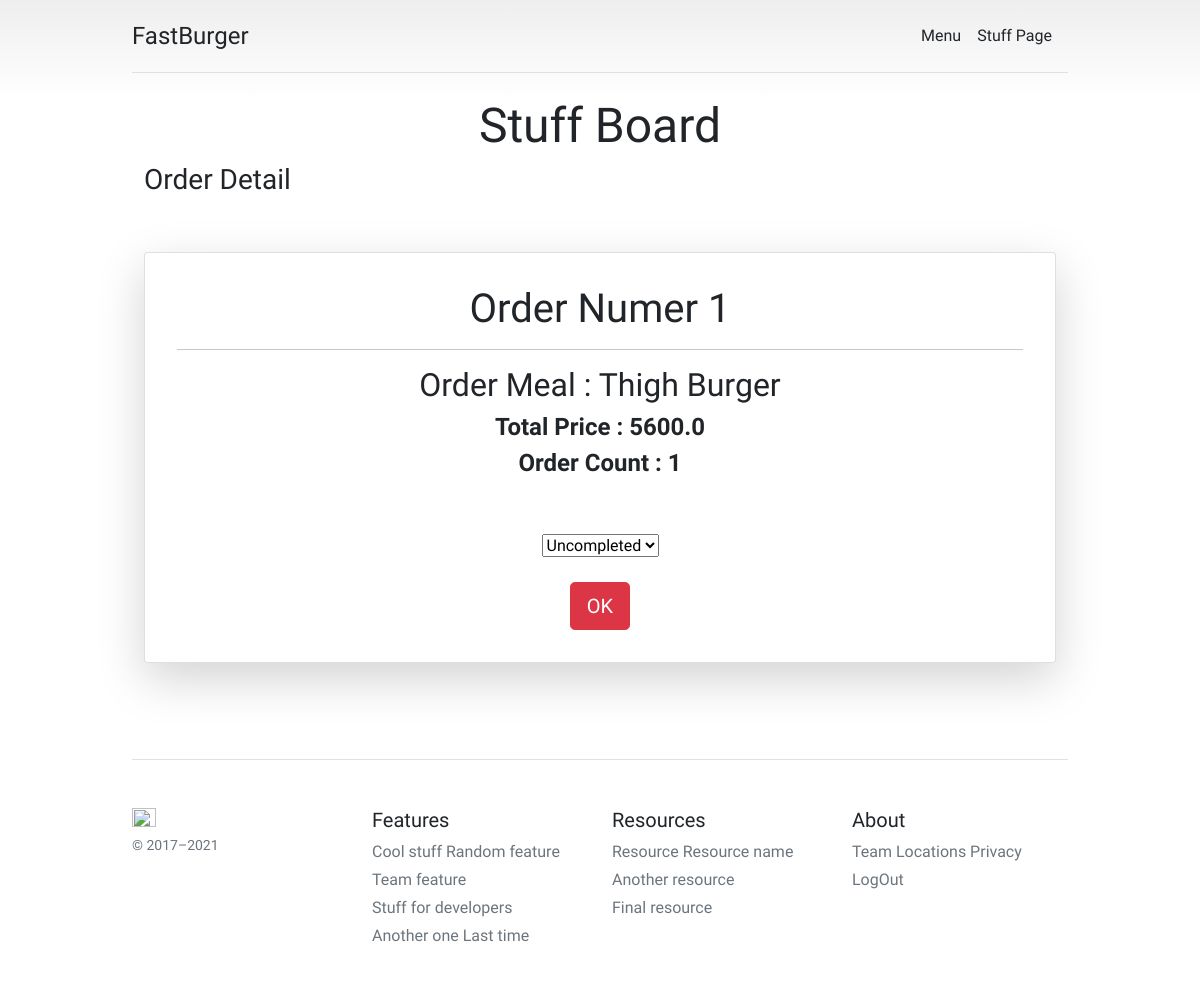
/orders/order_detail/1 (signed in), run on the app's committed database.
### Order/models.py (models this page shows, shortened)
class testOrder(models.Model):
    food    = models.ForeignKey(Food, on_delete=models.CASCADE)
    count   = models.IntegerField(default=1)
    price   = models.FloatField()
    order_t = models.ForeignKey(testOrderType,  on_delete=models.CASCADE, default=1)
    created_at = models.DateTimeField(auto_now_add=True)
    Completed_Status = 1
    UnCompleted_Status = 0
    STATUS_CHOICES = (
        (Completed_Status, 'Completed'),
        (UnCompleted_Status, 'Uncompleted'),
    )
    status = models.IntegerField(choices=STATUS_CHOICES, default=UnCompleted_Status)

### Meal/models.py (models this page shows, shortened)
class Food(models.Model):
    food_name   = models.CharField(max_length=255)
    food_price  = models.FloatField()
    img         = models.ImageField(blank=True, null=True)
    category    = models.ForeignKey(Category, on_delete=models.CASCADE)
    created_at  = models.DateTimeField(auto_now_add=True)

### Order/views.py (the view)
# urls.py: path('order_detail/<int:pk>', views.complete_order, name='order_detail'),
@login_required(login_url='stuff_board')
def complete_order(request, pk):
    orderObj = get_object_or_404(testOrder, pk=pk)
    form = OrderCompleteForm()
    if request.method == 'POST':
        form = OrderCompleteForm(request.POST or None, instance=orderObj)
        if form.is_valid():
            form.save()
            return redirect('order_board')
    context = {
        'order': orderObj,
        'form': form
    }
    return render(request, 'orders/order_detail.html', context)

### Order/forms.py
class OrderCompleteForm(ModelForm):
    class Meta:
        model = testOrder
        fields = ['status']

### templates/orders/order_detail.html (shortened to what this page needs)
{% extends "base/base.html" %}
{% block content %}
    <div class="container" >
        <h1 style="font-size: 48px; text-align: center;" >Stuff Board</h1>
        <h3>Order Detail</h3>
        <br>
        <br>
        <div class="row row-cols-1 row-cols-md-1 g-4">
            <div class="col">
                    <div class="card shadow-lg p-3 mb-5 bg-white rounded">
                        <div class="card-body" style="text-align: center;">
                            <form action="" method="POST">
                                <h1>Order Numer {{order.id}}</h1>
                            <hr>
                            <h2>Order Meal : {{order.food.food_name}}</h2>
                            <h4>Total Price : {{order.food.food_price}} </h4>
                            <h4>Order Count : {{order.count}}</h4>
                                <br>
                                <br>
                                {{form.status}}
                                <br>
                                <br>
                                <button href="" class=" btn btn-danger btn-lg">OK</button>
                            </form>
                        </div>
                    </div>
            </div>
        </div>
    </div>
{% endblock %}

### templates/base/base.html (style rules this page uses)
body { background-color:rgb((255, 255, 255), 255, 255)!important; font-family: 'Acme'; }
.card h4 { font-weight: 700; }
body { background-image: linear-gradient(180deg, #eee, #fff 100px, #fff); }
.container { max-width: 960px; }

### data on the page
testOrder: id "1", food.food_name "Thigh Burger", food.food_price "5600.0", count "1"
